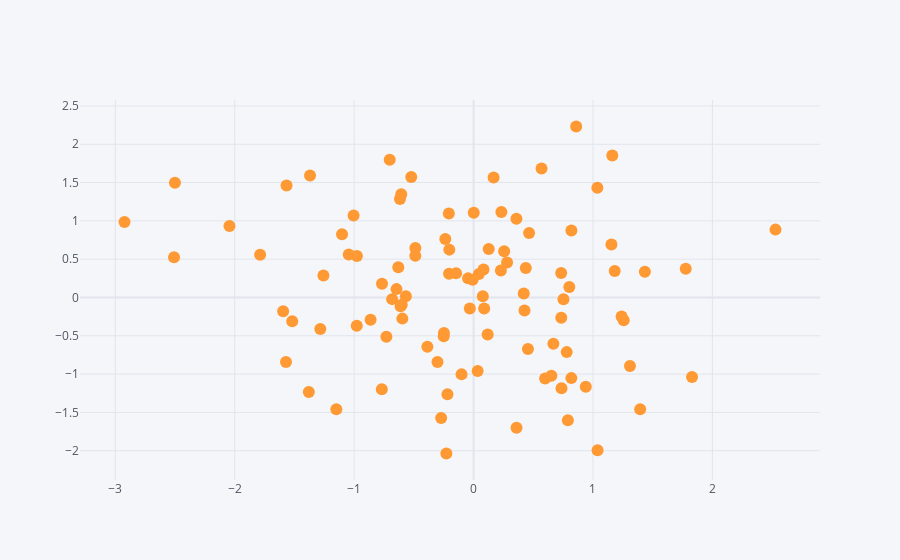

The notebook cell saved with this chart:
### Code cell
df.iplot(kind="scatter",x="A",y="B",mode="markers")
